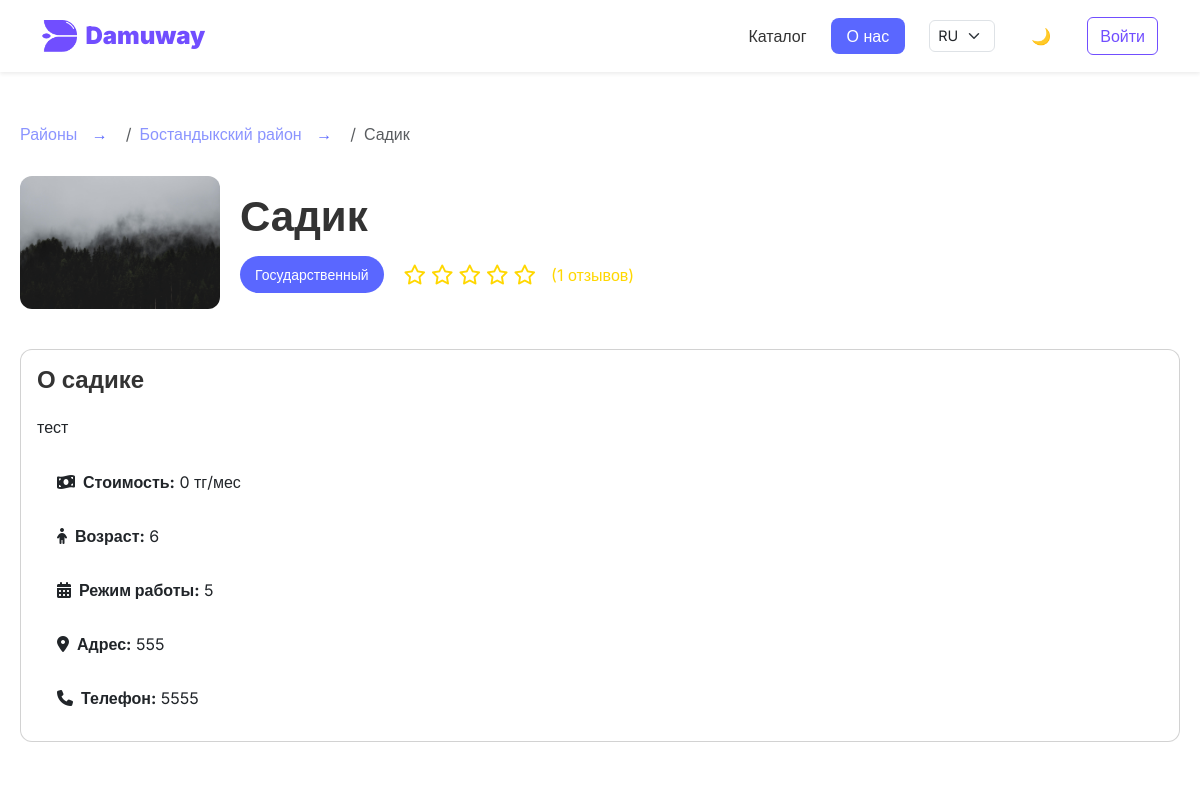
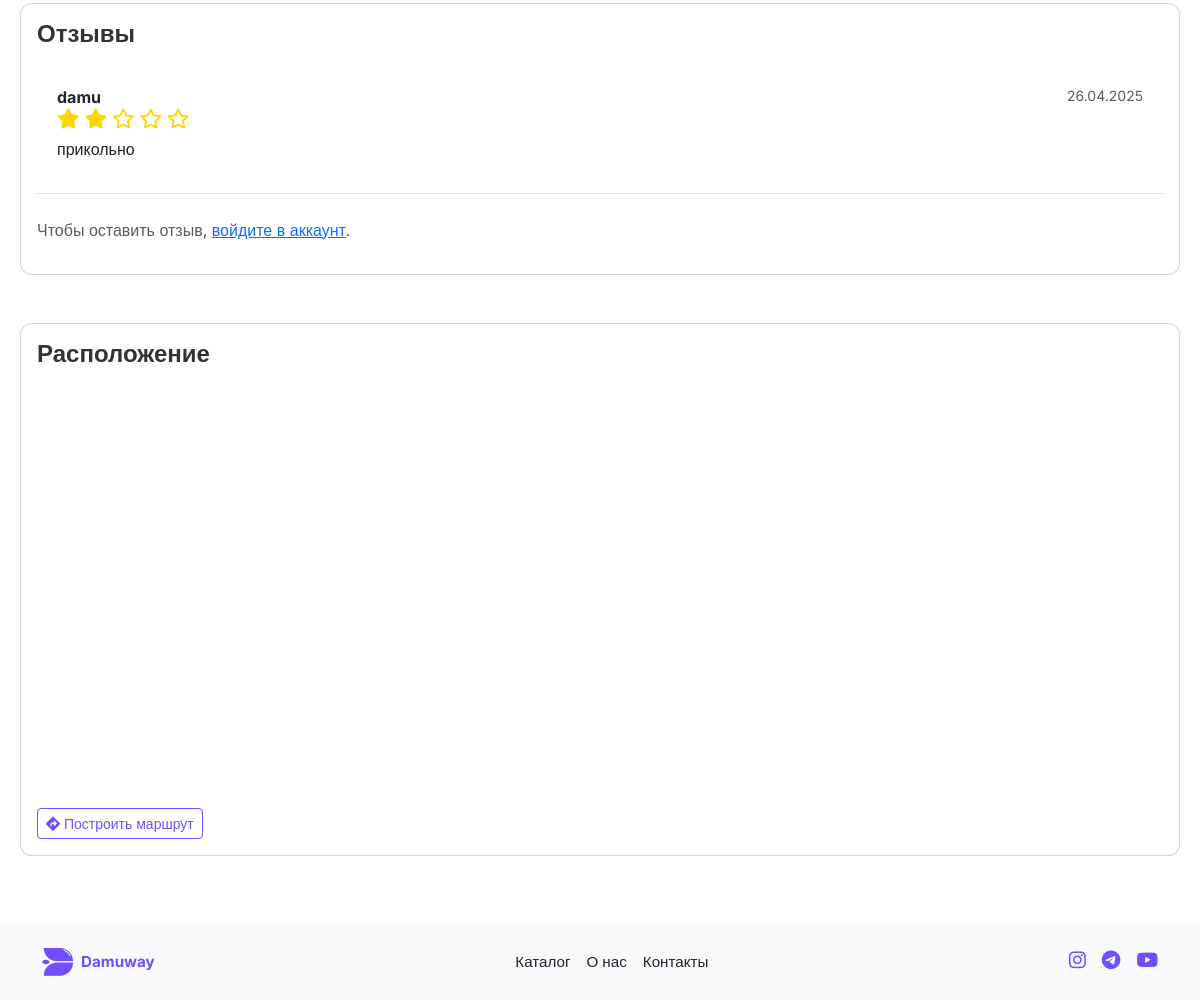
Page /ru/kindergarten/kindergarten/1/ on the committed database (2 pictures, top to bottom).
### apps/kindergarten/models.py (models this page shows, shortened)
class Kindergarten(models.Model):
    KINDERGARTEN_TYPES = (
        ('state', 'Государственный'),
        ('private', 'Частный'),
    )
    district = models.ForeignKey(District, on_delete=models.CASCADE)
    name = models.CharField(max_length=200)
    description = models.TextField()
    kindergarten_type = models.CharField(max_length=20, choices=KINDERGARTEN_TYPES)
    price = models.DecimalField(max_digits=10, decimal_places=2)
    age_range = models.CharField(max_length=100)
    activities = models.TextField(blank=True)
    working_hours = models.CharField(max_length=100)
    phone = models.CharField(max_length=20)
    instagram = models.URLField(blank=True)
    facebook = models.URLField(blank=True)
    address = models.TextField()
    latitude = models.FloatField(blank=True, null=True)
    longitude = models.FloatField(blank=True, null=True)
    rating = models.FloatField(default=0)
    main_image = models.ImageField(upload_to='kindergartens/')

class KindergartenReview(models.Model):
    user = models.ForeignKey(get_user_model(), on_delete=models.CASCADE, related_name='kindergarten_reviews')
    kindergarten = models.ForeignKey(Kindergarten, related_name='reviews', on_delete=models.CASCADE)
    text = models.TextField()
    rating = models.IntegerField(choices=[(i, i) for i in range(1, 6)])
    created_at = models.DateTimeField(auto_now_add=True)

### apps/school/models.py (models this page shows, shortened)
class District(models.Model):
    name = models.CharField(max_length=100)

### user/models.py (models this page shows)
class CustomUser(AbstractUser):
    email = models.EmailField(unique=True)
    pass

### apps/kindergarten/views.py (the view, shortened to what this page needs)
# urls.py: path('kindergarten/<int:kindergarten_id>/', views.kindergarten_detail, name='kindergarten_detail'),
def kindergarten_detail(request, kindergarten_id):
    kindergarten = get_object_or_404(Kindergarten, id=kindergarten_id)
    reviews = kindergarten.reviews.all().order_by('-created_at')
    review_paginator = Paginator(reviews, 5)
    review_page = request.GET.get('review_page')
    review_page_obj = review_paginator.get_page(review_page)
    form = None
    context = {
        'kindergarten': kindergarten,
        'review_page_obj': review_page_obj,
        'form': form,
    }
    return render(request, 'kindergarten/kindergarten_detail.html', context)

### templates/kindergarten/kindergarten_detail.html (shortened to what this page needs)
{% extends 'base.html' %}
{% load static %}
{% block extra_css %}
<link rel="stylesheet" href="{% static 'css/school/school_detail.css' %}">
{% endblock %}
{% block content %}
<div class="school-detail-container">
    <div class="breadcrumb-nav">
        <nav aria-label="breadcrumb">
            <ol class="breadcrumb">
                <li class="breadcrumb-item">
                    <a href="{% url 'kindergarten_district_list' %}" class="breadcrumb-link">Районы</a>
                    <span class="arrow">→</span>
                </li>
                <li class="breadcrumb-item">
                    <a href="{% url 'kindergarten_list' kindergarten.district.id %}" class="breadcrumb-link">
                        {{ kindergarten.district.name }} район
                    </a>
                    <span class="arrow">→</span>
                </li>
                <li class="breadcrumb-item active" aria-current="page">
                    {{ kindergarten.name }}
                </li>
            </ol>
        </nav>
    </div>
    <div class="school-header">
        <div class="school-image">
            {% if kindergarten.main_image %}
                <img src="{{ kindergarten.main_image.url }}" alt="{{ kindergarten.name }}">
            {% else %}
                <img src="{% static 'images/default-kindergarten.jpg' %}" alt="Нет изображения">
            {% endif %}
        </div>
        <div class="school-info">
            <h1 class="school-name">{{ kindergarten.name }}</h1>
            <div class="school-meta">
                <span class="school-type {{ kindergarten.kindergarten_type }}">
                    {{ kindergarten.get_kindergarten_type_display }}
                </span>
                <div class="rating-stars">
                    {% for i in "12345" %}
                        {% if forloop.counter <= kindergarten.rating|floatformat:0 %}
                            <i class="fas fa-star"></i>
                        {% else %}
                            <i class="far fa-star"></i>
                        {% endif %}
                    {% endfor %}
                    <span class="review-count">({{ kindergarten.reviews.count }} отзывов)</span>
                </div>
            </div>
        </div>
    </div>
    <div class="school-info-section">
        <div class="card">
            <div class="card-body">
                <h5 class="card-title">О садике</h5>
                <p class="card-text">{{ kindergarten.description }}</p>
                <ul class="list-group list-group-flush">
                    <li class="list-group-item"><i class="fas fa-money-bill-wave me-2"></i><strong>Стоимость:</strong> {{ kindergarten.price|floatformat:"0" }} тг/мес</li>
                    <li class="list-group-item"><i class="fas fa-child me-2"></i><strong>Возраст:</strong> {{ kindergarten.age_range }}</li>
                    <li class="list-group-item"><i class="fas fa-calendar-alt me-2"></i><strong>Режим работы:</strong> {{ kindergarten.working_hours }}</li>
                    <li class="list-group-item"><i class="fas fa-map-marker-alt me-2"></i><strong>Адрес:</strong> {{ kindergarten.address }}</li>
                    <li class="list-group-item"><i class="fas fa-phone me-2"></i><strong>Телефон:</strong> {{ kindergarten.phone }}</li>
                </ul>
            </div>
        </div>
    </div>
    <div class="reviews-section mt-5">
        <div class="card">
            <div class="card-body">
                <h5 class="card-title mb-3">Отзывы</h5>
                {% for review in review_page_obj %}
                <div class="review-item mb-3 pb-3 border-bottom">
                    <div class="d-flex justify-content-between">
                        <div>
                            <strong>{{ review.user.username }}</strong>
                            <div class="rating-stars">
                                {% for i in "12345" %}
                                    {% if forloop.counter <= review.rating %}
                                        <i class="fas fa-star"></i>
                                    {% else %}
                                        <i class="far fa-star"></i>
                                    {% endif %}
                                {% endfor %}
                            </div>
                        </div>
                        <small class="text-muted">{{ review.created_at|date:"d.m.Y" }}</small>
                    </div>
                    <p class="mt-2">{{ review.text }}</p>
                </div>
                {% empty %}
                    <p class="text-muted">Пока нет отзывов. Будьте первым!</p>
                {% endfor %}
                {% if user.is_authenticated %}
                <div class="add-review-form mt-5">
                    <h6 class="mb-3">Оставить отзыв</h6>
                    <form method="post">
                        {% csrf_token %}
                        <div class="mb-3">
                            <label for="id_rating" class="form-label">Оценка</label>
                            {{ form.rating }}
                            {% if form.rating.errors %}
                                <div class="text-danger small">{{ form.rating.errors }}</div>
                            {% endif %}
                        </div>
                        <div class="mb-3">
                            <label for="id_text" class="form-label">Отзыв</label>
                            {{ form.text }}
                            {% if form.text.errors %}
                                <div class="text-danger small">{{ form.text.errors }}</div>
                            {% endif %}
                        </div>
                        <button type="submit" class="btn btn-primary">
                            <i class="fas fa-paper-plane"></i> Отправить
                        </button>
                    </form>
                </div>
                {% else %}
                <p class="text-muted mt-4">Чтобы оставить отзыв, <a href="{% url 'login' %}?next={{ request.path }}">войдите в аккаунт</a>.</p>
                {% endif %}
            </div>
        </div>
    </div>
    {% if kindergarten.latitude and kindergarten.longitude %}
    <div class="map-section mt-5">
        <div class="card">
            <div class="card-body">
                <h5 class="card-title">Расположение</h5>
                <div id="school-map" class="map-container"></div>
                <div class="mt-3">
                    <a href="https://www.google.com/maps/dir/?api=1&destination={{ kindergarten.latitude }},{{ kindergarten.longitude }}"
                       target="_blank" class="btn btn-outline-primary btn-sm">
                        <i class="fas fa-directions"></i> Построить маршрут
                    </a>
                </div>
            </div>
        </div>
    </div>
    {% endif %}
</div>
{% endblock %}

### static/css/navbar_footer.css (style rules this page uses)
:root { --main-color: #714EFF; --transition: all 0.3s ease; }
.btn-outline-primary { color: var(--main-color); border-color: var(--main-color); transition: var(--transition); }

### static/css/school/school_detail.css (style rules this page uses)
:root { --primary: #5A67FF; --primary-light: #E0E7FF; --text: #333; --text-light: #666; --border: #DDD; --background: #ffffff; }
body { background-color: var(--background); font-family: 'Inter', sans-serif; }
.school-detail-container { max-width: 1200px; margin: 30px auto; padding: 20px; }
.breadcrumb-nav { margin-bottom: 30px; background-color: var(--background); }
.breadcrumb-nav .breadcrumb-item { display: inline; }
.breadcrumb-nav .breadcrumb-item .breadcrumb-link { color: var(--primary); text-decoration: none; opacity: 0.7; transition: opacity 0.3s; }
.arrow { margin: 0 10px; color: var(--primary); }
.school-header { display: flex; align-items: center; margin-bottom: 40px; }
.school-image img { width: 200px; height: auto; border-radius: 12px; margin-right: 20px; }
.school-name { font-size: 42px; color: var(--text); margin-bottom: 15px; font-weight: 600; }
.school-meta { display: flex; justify-content: left; align-items: center; gap: 20px; color: var(--text-light); }
.school-type { font-size: 14px; padding: 8px 15px; border-radius: 20px; color: #fff; }
.school-type.state { background-color: var(--primary); }
.rating-stars { display: flex; align-items: center; gap: 5px; color: #FFD700; }
.rating-stars .fa-star { font-size: 20px; }
.review-count { font-size: 16px; margin-left: 10px; }
.school-info-section { margin-bottom: 40px; }
.card { border-radius: 12px; background-color: #fff; }
.card-title { font-size: 24px; color: var(--text); margin-bottom: 20px; font-weight: 600; }
.list-group-item { background: none; border: none; padding: 15px 20px; }
.map-container { height: 400px; border-radius: 12px; margin-bottom: 20px; }
.review-item { padding: 20px; background-color: #fff; border-bottom: 1px solid var(--border); }

### templates/base.html (style rules this page uses)
:root { --font-main: 'Inter', -apple-system, sans-serif; --main-color: #714EFF; }
body { font-family: var(--font-main); -webkit-font-smoothing: antialiased; transition: background-color 0.3s ease, color 0.3s ease; }

### rows in the picture
Kindergarten: district.name "Бостандыкский", name "Садик", main_image (picture), kindergarten_type "Государственный", reviews.count "1", description "тест", price "0", age_range "6", working_hours "5", address "555", phone "5555"
KindergartenReview: user.username "damu", rating 2 (drawn), created_at "26.04.2025", text "прикольно"
